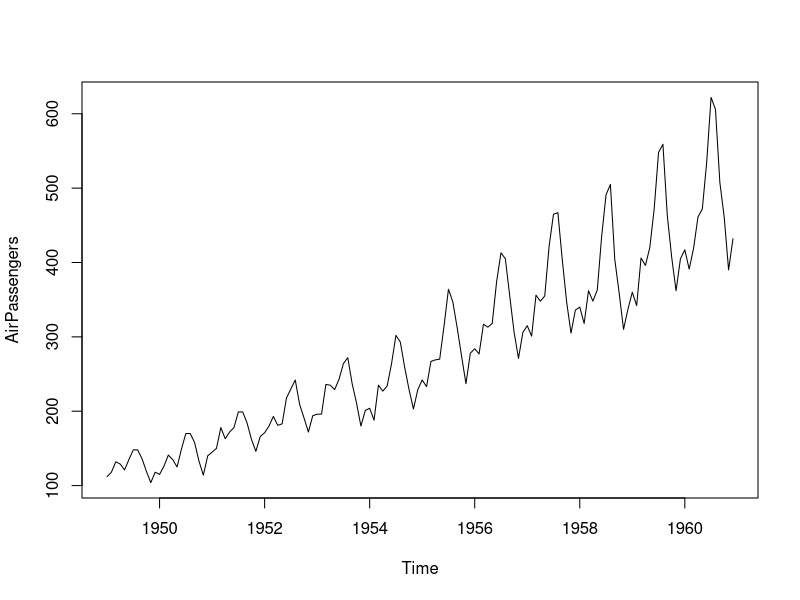
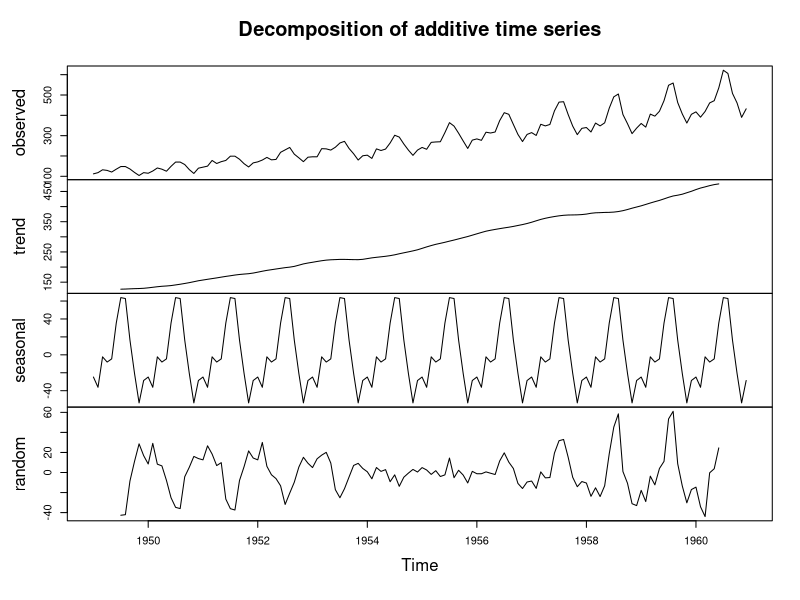
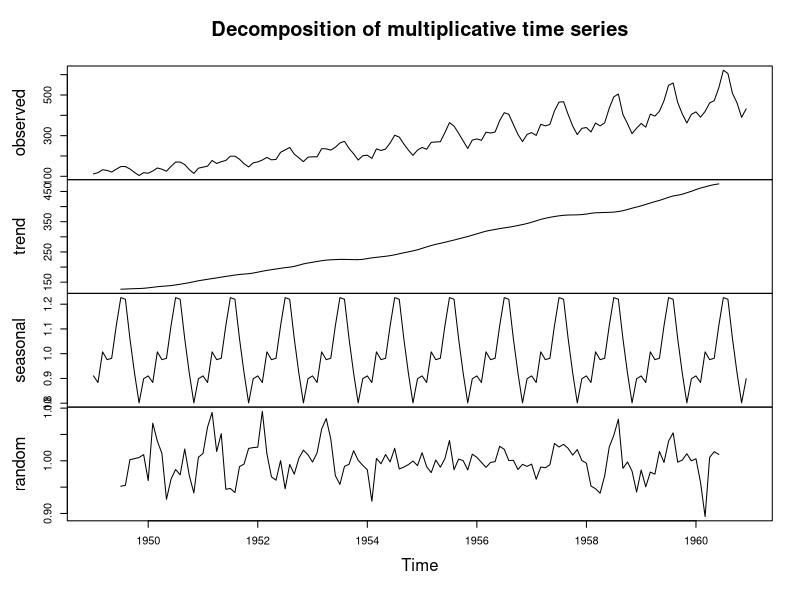
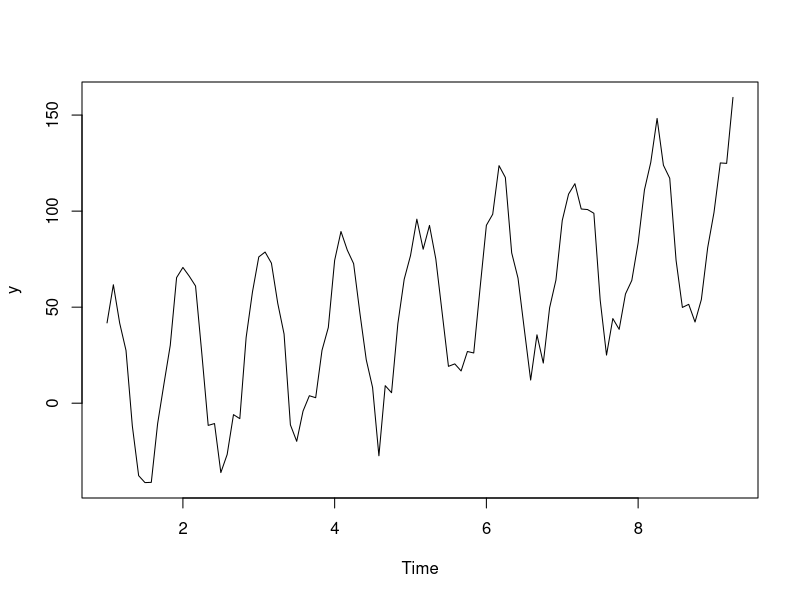
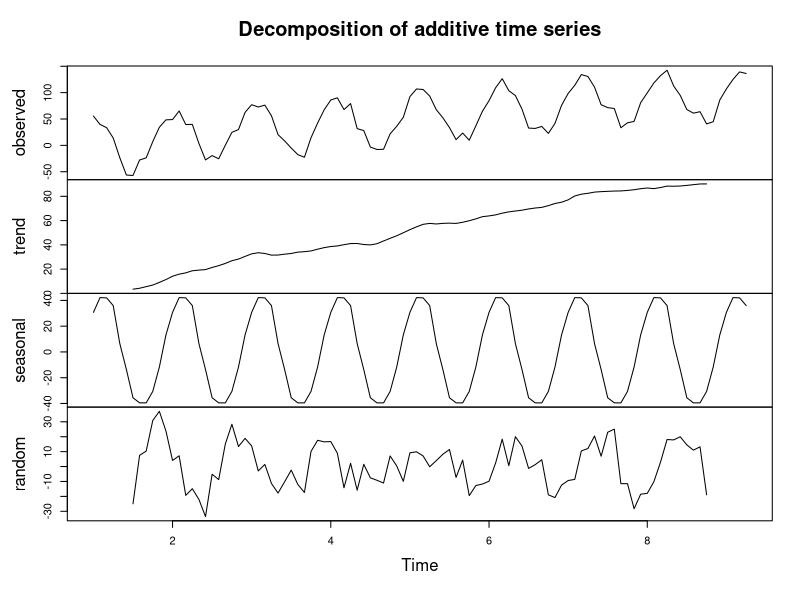

These figures' R source, in order:
## ---- chunk 1
knitr::opts_chunk$set(echo = FALSE, warning = FALSE, message = FALSE)
## ---- chunk 2
data("AirPassengers")
plot(AirPassengers)
## ---- chunk 3
ourDecomposition <- decompose(AirPassengers, type="additive")
plot(ourDecomposition)
## ---- chunk 4
ourDecomposition <- decompose(AirPassengers, type="multiplicative")
plot(ourDecomposition)
## ---- chunk 5
y <- ts(c(1:100) + 50*cos(seq(0,16*pi,length.out=100)) + rnorm(100,0,10),frequency=12)
plot(y)
## ---- chunk 6
y <- ts(c(1:100) + 50*cos(seq(0,16*pi,length.out=100)) + rnorm(100,0,10),frequency=12)
ourDecomposition <- decompose(y, type="additive")
plot(ourDecomposition)
